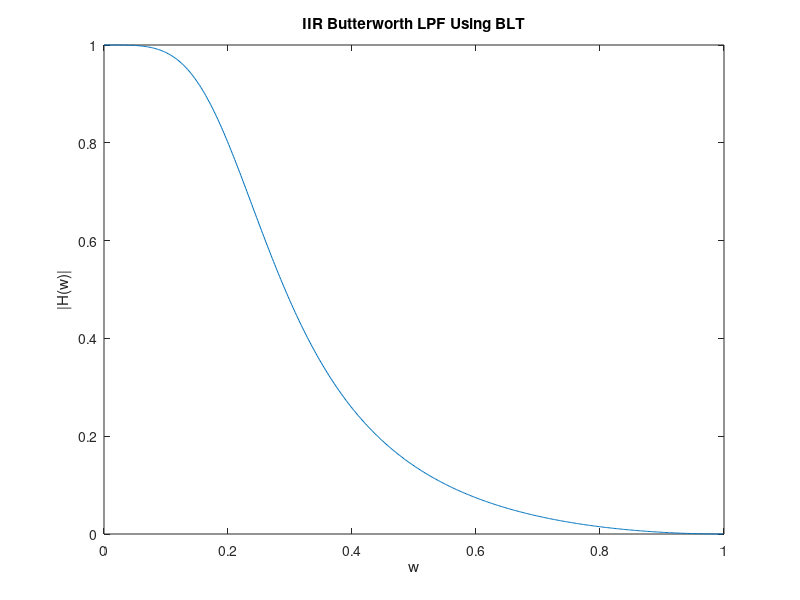

Reproduce this figure in MATLAB.
clc;clear all; close all;
Ap=0.8;
As=0.2;
Wp=0.2*pi;
Ws=0.6*pi;
T=1;
Op=(2/T).*tan(Wp/2)
Os=(2/T).*tan(Ws/2)
m=0.5*(log10(((1/As^2)-1)/((1/Ap^2)-1))/log10(Os/Op))
N=ceil(m)
Oc=Op/(((1/Ap^2)-1)^(0.5/N))
[Num,Den]=butter(N,Oc,'s');
s=tf(Num,Den)
[N1,D1]=bilinear(Num,Den,1);
tf(N1,D1,1)
[H,W]=freqz(N1,D1);
plot(W/pi,abs(H));
xlabel('w');
ylabel('|H(w)|');
title('IIR Butterworth LPF Using BLT');
